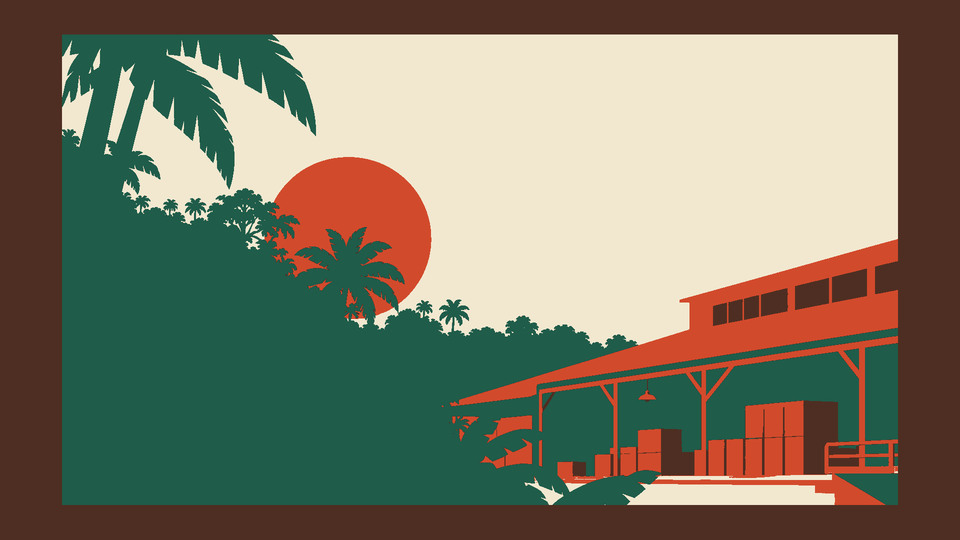
#> input picture apps/GoBanandit/design/style_frame/bg_base_crop.png, 960 x 540 px; its folder holds 5 pictures in this run
$ python render_preview.py
#> lines starting #> are read from the running program, lines starting #| are printed output that depends on the picture
"""Compose the six style tests at the game's 5×4 board proportions."""

from pathlib import Path
from PIL import Image, ImageDraw, ImageFont

ROOT = Path(__file__).resolve().parent
ASSETS = ROOT.parents[1] / "static/assets/sprites/goBananasFrame"
PAPER = "#F2E8D0"
GREEN = "#1F5C4A"
BLACK = "#1E1B1A"


def image(name, size):
    im = Image.open(ROOT / f"{name}.png").convert("RGBA")
    im.thumbnail(size, Image.Resampling.LANCZOS)
    return im


def main():
    # Existing board proportions: 1280px housing around a centered 1000px grid.
    scene = Image.new("RGBA", (1600, 1100), PAPER)
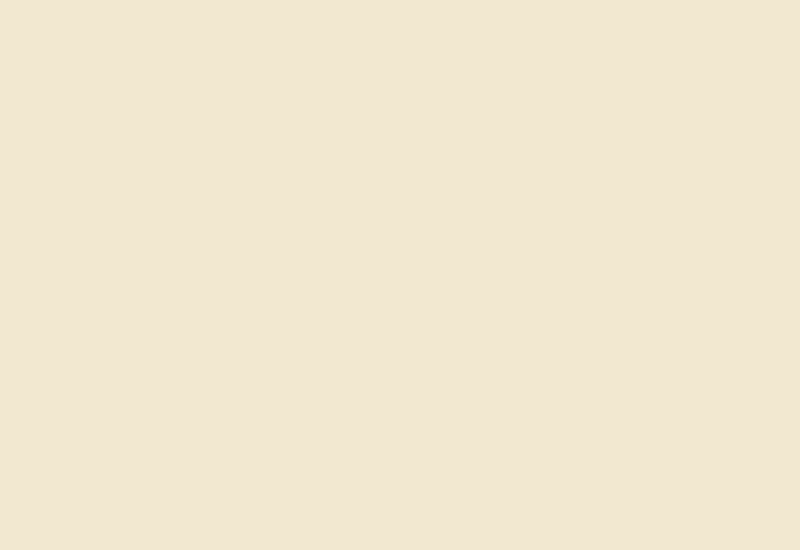
#> scene: PIL image 1600x1100 RGBA (shown at 1/2 size); mean R, G, B, A 242, 232, 208, 255
    bg = Image.open(ROOT / "bg_base_crop.png").convert("RGBA").resize((1600, 1100))
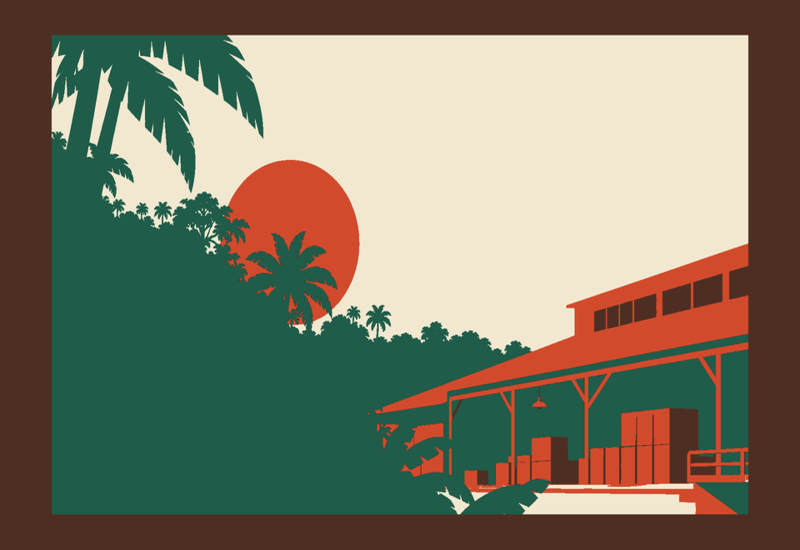
#> bg: PIL image 1600x1100 RGBA (shown at 1/2 size); mean R, G, B, A 126.7, 123.3, 103.9, 255
    scene.alpha_composite(bg)
    board = Image.new("RGBA", (1280, 1280))
#> board: PIL image 1280x1280 RGBA; every value is 0
    d = ImageDraw.Draw(board)
    d.rounded_rectangle((116, 116, 1164, 1164), radius=32, fill=GREEN)
    sample = ["H1", "low_label", "P", "W", "low_label", "low_label", "W", "H1", "low_label", "P", "P", "low_label", "H1", "W", "low_label", "W", "P", "low_label", "H1", "low_label"]
    font_path = ROOT.parents[1] / "static/fonts/TitanOne.ttf"
    font = ImageFont.truetype(str(font_path), 112)
    letters = iter("AKQJTAKQJ")
    for row in range(4):
        for col in range(5):
            x, y = 140 + col * 200, 140 + row * 250
            d.rounded_rectangle((x, y, x + 194, y + 244), radius=15, fill=PAPER)
            name = sample[row * 5 + col]
            art = image(name, (184, 184))
            board.alpha_composite(art, (x + (194 - art.width) // 2, y + 25))
            if name == "low_label":
                ch = next(letters)
                box = d.textbbox((0, 0), ch, font=font)
                d.text((x + (194 - (box[2] - box[0])) / 2, y + 62), ch, font=font, fill=BLACK)
    # This is a layout preview, so the housing is drawn as a flat placeholder.
    scene.alpha_composite(board.resize((900, 900), Image.Resampling.LANCZOS), (350, 105))
    scene.convert("RGB").save(ROOT / "board_preview.png")
    scene.resize((200, 138), Image.Resampling.LANCZOS).convert("RGB").save(ROOT / "board_preview_200.png")


if __name__ == "__main__":
#> (the run stopped early here; a loop or call above may not have finished)
